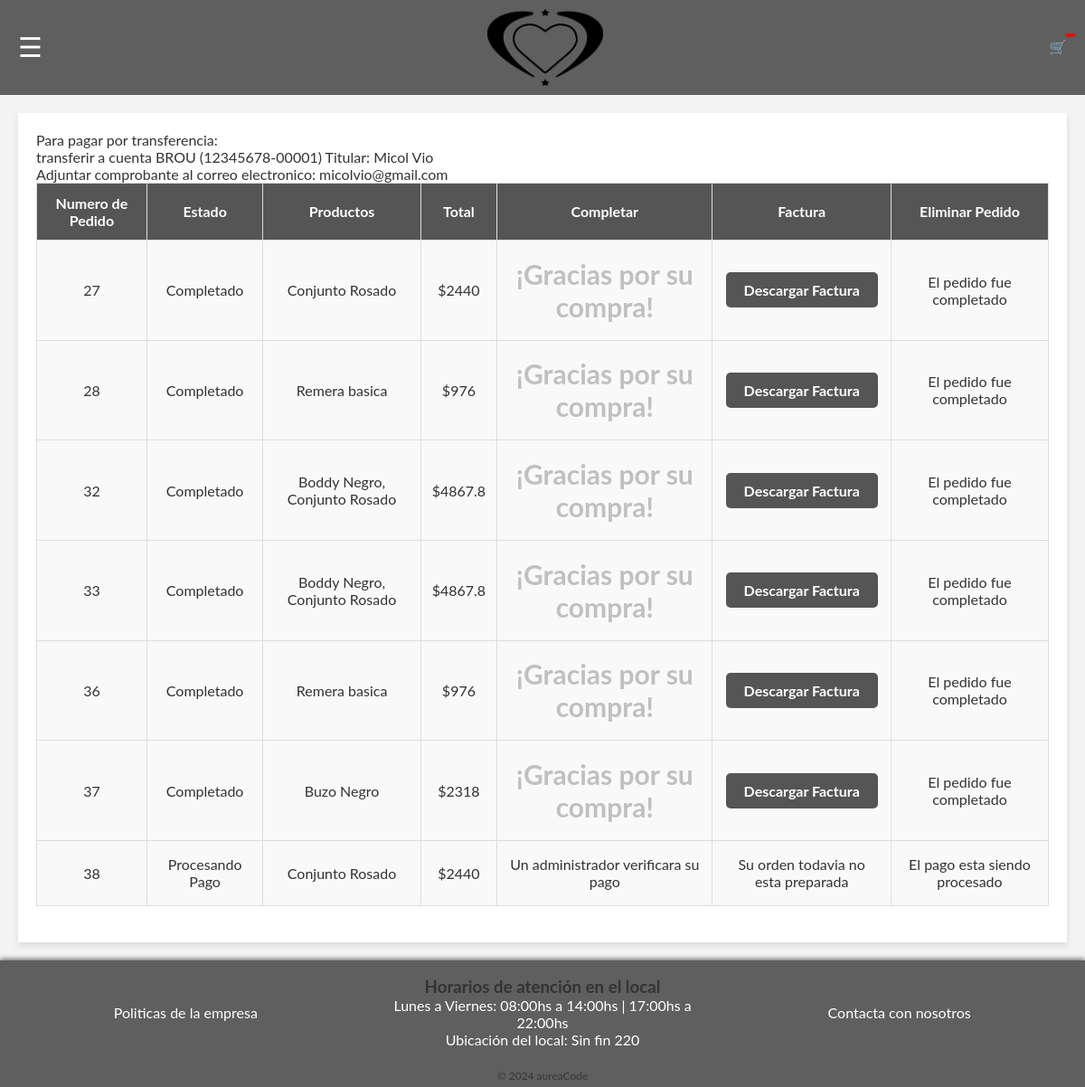
Screenshot of /index.php?controller=pedido&action=verPedidos (signed in) with the database file from the repository.
### tables this page shows
CREATE TABLE `pedido` (
  `ID_Pedido` int(11) NOT NULL,
  `estado` varchar(30) DEFAULT NULL,
  `Total` decimal(10,0) DEFAULT NULL,
  `procesado` tinyint(1) DEFAULT 0,
  `ID_Carrito` int(11) DEFAULT NULL,
  `ID_Usuario` int(11) DEFAULT NULL
);

### controller/pedido_controller.php (called while the page is built, shortened)
<?php
require 'model/pedido_model.php';
function verPedidos(){
    $pedido = new Pedido();
    $pedidos = $pedido -> obtenerPedidos($_SESSION['user_id']);
    include 'view/privado/pedidosEnProgreso_view.php';
}

### model/config.php (called while the page is built)
<?php
    function getConnection() {
        $host = 'localhost';
        $dbname = 'aureacode';
        $username = 'root';
        $password = '';
        try {
            $pdo = new PDO("mysql:host=$host;dbname=$dbname", $username, $password);
            $pdo->setAttribute(PDO::ATTR_ERRMODE, PDO::ERRMODE_EXCEPTION);
            return $pdo;
        } catch (PDOException $e) {
            die("Error connecting to the database: " . $e->getMessage());
        }
   }
?>

### model/pedido_model.php (called while the page is built, shortened)
<?php
require "config.php";
class Pedido {
    private $pdo;
    public function __construct() {
        $this->pdo = getConnection();
    }
    public function obtenerPedidos($ID_Usuario){
        $pedidos = $this -> pdo -> prepare('SELECT p.ID_Pedido, p.ID_Carrito, p.Total , p.estado, GROUP_CONCAT(DISTINCT pr.Nombre ORDER BY pr.Nombre SEPARATOR ", ") AS Productos
        FROM pedido as p
        INNER JOIN unioncarritoproducto as u
        ON u.ID_Carrito = p.ID_Carrito
        INNER JOIN producto as pr
        ON pr.ID_Producto = u.ID_Productos
        WHERE p.ID_Usuario = :id_usuario
        GROUP BY p.ID_Pedido ');
        $pedidos->execute(['id_usuario' => $ID_Usuario]);
        $pedidos = $pedidos->fetchAll(PDO::FETCH_ASSOC);
        return $pedidos;
    }
}

### view/privado/pedidosEnProgreso_view.php (the view, shortened to what this page needs)
<!DOCTYPE html>
<html lang="en">
<head>
    <link rel="stylesheet" href="assets/css/modificarEstadoPedido.css">
</head>
<body>
    <?php include 'view/header.php'; ?>
    <main>
        <section>
            <span class="numeroCuenta">Para pagar por transferencia: <br>transferir a cuenta BROU (12345678-00001) Titular: Micol Vio<br> Adjuntar comprobante al correo electronico: micolvio@gmail.com</span>
            <table border="1">
                    <thead>
                    <th>Numero de Pedido</th>
                    <th>Estado</th>
                    <th>Productos</th>
                    <th>Total</th>
                    <th>Completar</th>
                    <th>Factura</th>
                    <th>Eliminar Pedido</th>
                </thead>
                <tbody>
                    <?php if(empty($pedidos)) {?>
                        <td colspan="7">¡Usted no tiene ningun pedido!</td>
                    <?php } else {?>
                        <?php foreach($pedidos as $pedido) { ?>
                            <tr>
                            <td><?php echo $pedido['ID_Pedido'] ?></td>
                            <td><?php echo $pedido['estado'] ?></td>
                            <td><?php echo $pedido['Productos'] ?></td>
                            <td>$<?php echo $pedido['Total'] + $pedido['Total'] * 0.22  ?></td>
                            <td><?php if($pedido['estado'] === "En Proceso") { ?>
                                <form action="index.php?controller=pedido&action=rellenarPedido" method="post">
                                    <input type="hidden" name="ID_Pedido" value="<?php echo $pedido['ID_Pedido'] ?>">
                                    <input type="submit" value="Completar">
                                </form>
                                <?php } ?>
                                <?php if ($pedido['estado'] === "Procesando Pago") { ?>
                                    Un administrador verificara su pago
                                <?php } ?>
                                <?php if ($pedido['estado'] === "Completado") { ?>
                                    <h1>¡Gracias por su compra!</h1>
                                <?php } ?>
                            </td>
                            <td>
                                <?php if($pedido['estado'] === "Completado"){?>
                                    <a class="btn-descargar" href="index.php?controller=pedido&action=descargarFactura&ID_Pedido=<?php echo $pedido['ID_Pedido']; ?>">Descargar Factura</a>
                                <?php } else {?>
                                    Su orden todavia no esta preparada
                                <?php } ?>
                            </td>
                            <td>
                            <?php if($pedido['estado'] === "Completado") { ?>
                                El pedido fue completado
                            <?php } if($pedido['estado'] === "Procesando Pago"){?>
                                El pago esta siendo procesado
                            <?php } if($pedido['estado'] != "Procesando Pago" && $pedido['estado'] != "Completado"){?>
                                <form action="index.php?controller=pedido&action=eliminarPedido" method="post">
                                <input type="hidden" name="ID_Pedido" value="<?php echo $pedido['ID_Pedido'] ?>">
                                <input type="submit" value="Eliminar">
                            <?php }?>
                            </td>
                            </tr>
                        <?php }?>
                    <?php }?>
                </tbody>
            </table>
        </section>
    </main>
    <?php include 'view/footer.php' ?>
</body>
</html>

### index.php (shortened to what this page needs)
<?php
$action = DEFAULT_ACTION;
if ( !empty ( $_GET [ 'action' ] ) )
    $action = $_GET [ 'action' ];
   if ( is_callable ($action) )
      $action();
   else
      die ('La accion no existe - 404 not found');
?>

### view/header.php (shortened to what this page needs)
<link rel="stylesheet" href="assets/css/navBar.css">
<header>
    <nav>
        <button id="toggleSidebar">☰</button>
        <div class="logo">
            <a href="index.php?controller=productos&action=verInicio">
            <img src="assets/imagenes/logo.png" alt="logo" width="100%">
            </a>
        </div>
        <?php if (isset($_SESSION['user_id'])) { ?>
            <div class="carrito">
            <a href="index.php?controller=carrito&action=verCarrito">
                🛒 <span id="contadorCarrito"><?php echo $_SESSION['articulosEnCarrito']?></span>
            </a>
            </div>
        <?php } else {?>
            <div class="carrito">
        </div>
        <?php }?>
    </nav>
</header>

### view/footer.php
<link rel="stylesheet" href="assets/css/footer.css">
<footer>
    <div class="contenedor-principal">
        <div class="contenedor izquierda">
            <a href="">Politicas de la empresa</a>
        </div>
        <div class="contenedor centro">
            <h3>Horarios de atención en el local</h3>
            <p>Lunes a Viernes: 08:00hs a 14:00hs | 17:00hs a 22:00hs</p>
            <p>Ubicación del local: Sin fin 220</p>
        </div>
        <div class="contenedor derecha">
            <a href="index.php?controller=user&action=verContacto">Contacta con nosotros</a>
        </div>
    </div>
    <div class="marca">
        <p>© 2024 aureaCode</p>
    </div>
</footer>

### assets/css/modificarEstadoPedido.css (style rules this page uses)
body { font-family: Arial, sans-serif; margin: 0; padding: 0; background-color: #f5f5f5; color: #333; }
main { margin: 20px; padding: 20px; background-color: #fff; box-shadow: 0 4px 8px rgba(0, 0, 0, 0.1); }
h3 { text-align: center; color: #333; }
table { height: 100vh; width: 100%; border-collapse: collapse; margin-bottom: 20px; }
table th, table td { border: 1px solid #ddd; padding: 12px; text-align: center; background-color: #f9f9f9; }
table th { background-color: #555; color: white; }
.btn-descargar { padding: 10px 20px; background-color: #555; color: #fff; text-decoration: none; border-radius: 5px; font-weight: bold; }

### assets/css/navBar.css (style rules this page uses)
* { margin: 0; padding: 0; box-sizing: border-box; }
body { font-family: "Lato", sans-serif; background-color: #f4f4f4; }
nav { display: flex; justify-content: space-between; align-items: center; background-color: #5f5f5f; padding: 10px 20px; position: relative; height: auto; }
#toggleSidebar { font-size: 30px; cursor: pointer; color: white; border: none; background: none; transition: transform 0.3s ease; }
h1 { color: silver; font-size: 30px; margin: 0; flex-grow: 1; text-align: center; }
.logo { height: 100%; }
.logo img { width: 128px; }
.carrito { position: relative; }
.carrito a { text-decoration: none; }
#contadorCarrito { position: absolute; top: -5px; right: -10px; background-color: red; color: white; border-radius: 50%; padding: 2px 6px; font-size: 0.8em; }

### assets/css/footer.css (style rules this page uses)
footer { background-color: #5f5f5f; color: white; position: relative; bottom: 0; width: 100%; max-height: auto; box-shadow: 0 -2px 5px rgba(0, 0, 0, 0.5); }
footer a { text-decoration: none; color: white; }
.contenedor-principal { display: flex; justify-content: space-between; align-items: center; padding: 8px; }
.contenedor { flex: 1; padding: 10px; text-align: center; transition: transform 0.3s ease, background-color 0.3s ease; }
.marca { display: flex; align-items: center; justify-content: center; font-size: 12px; color: #363636; padding: 5px; }

### rows the page displays
pedido: ID_Pedido "27", estado "Completado", Productos "Conjunto Rosado", $pedido['Total'] + $pedido['Total'] * 0.22 "2440", shows "¡Gracias por su compra!", shows "El pedido fue completado"
pedido: ID_Pedido "28", estado "Completado", Productos "Remera basica", $pedido['Total'] + $pedido['Total'] * 0.22 "976", shows "¡Gracias por su compra!", shows "El pedido fue completado"
pedido: ID_Pedido "32", estado "Completado", Productos "Boddy Negro, Conjunto Rosado", $pedido['Total'] + $pedido['Total'] * 0.22 "4867.8", shows "¡Gracias por su compra!", shows "El pedido fue completado"
pedido: ID_Pedido "33", estado "Completado", Productos "Boddy Negro, Conjunto Rosado", $pedido['Total'] + $pedido['Total'] * 0.22 "4867.8", shows "¡Gracias por su compra!", shows "El pedido fue completado"
pedido: ID_Pedido "36", estado "Completado", Productos "Remera basica", $pedido['Total'] + $pedido['Total'] * 0.22 "976", shows "¡Gracias por su compra!", shows "El pedido fue completado"
pedido: ID_Pedido "37", estado "Completado", Productos "Buzo Negro", $pedido['Total'] + $pedido['Total'] * 0.22 "2318", shows "¡Gracias por su compra!", shows "El pedido fue completado"
pedido: ID_Pedido "38", estado "Procesando Pago", Productos "Conjunto Rosado", $pedido['Total'] + $pedido['Total'] * 0.22 "2440", shows "Un administrador verificara su pago", shows "Su orden todavia no esta preparada", shows "El pago esta siendo procesado"
